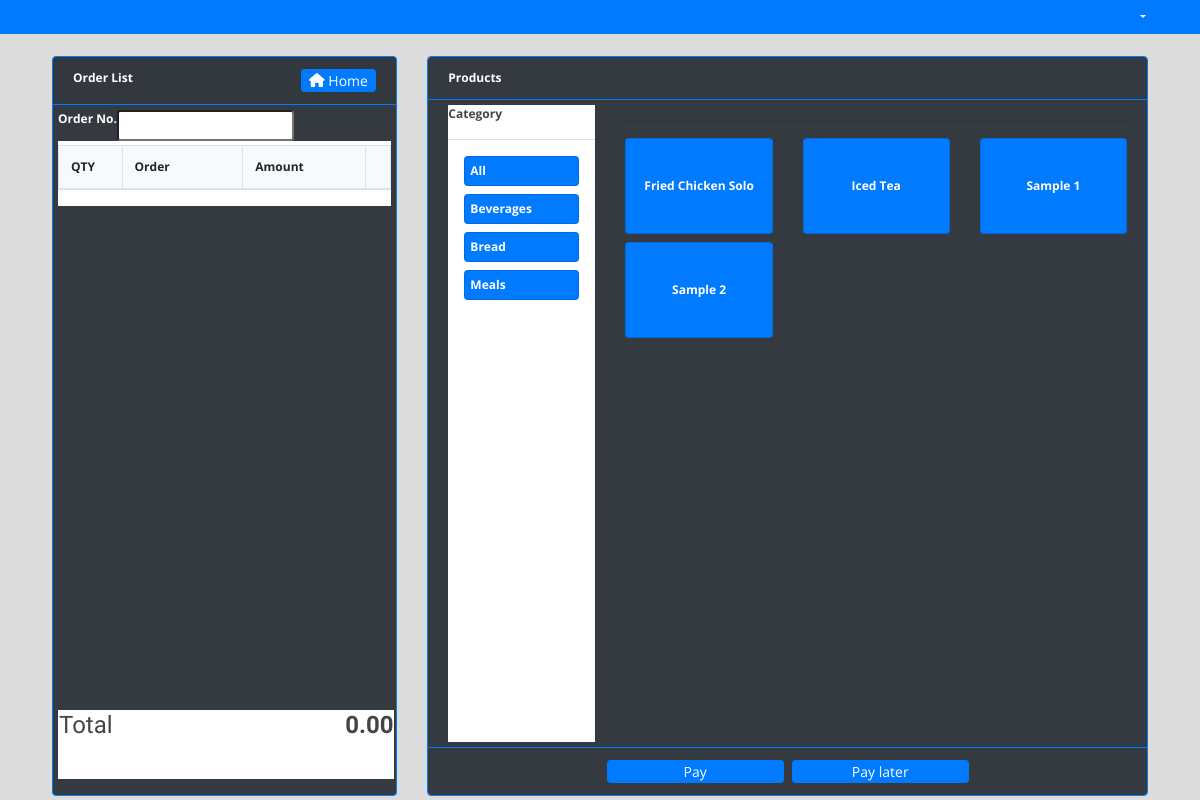
The app's page /billing/index.php with its own data.
### tables this page shows
CREATE TABLE `categories` (
  `id` int(30) NOT NULL,
  `name` varchar(200) NOT NULL,
  `description` text NOT NULL
);

CREATE TABLE `products` (
  `id` int(30) NOT NULL,
  `category_id` int(30) NOT NULL,
  `name` varchar(200) NOT NULL,
  `description` text NOT NULL,
  `price` float NOT NULL,
  `status` tinyint(1) NOT NULL DEFAULT 1 COMMENT '0=Unavailable,1=Available'
);

### billing/home.php (the view, shortened to what this page needs)
<?php include '../db_connect.php' ?>
<div class="container-fluid o-field">
	<div class="row mt-3 ml-3 mr-3">
        <div class="col-lg-4">
           <div class="card bg-dark border-primary">
                <div class="card-header text-white  border-primary">
                    <b>Order List</b>
                <span class="float:right"><a class="btn btn-primary btn-sm col-sm-3 float-right" href="../index.php" id="">
                    <i class="fa fa-home"></i> Home
                </a></span>
                </div>
               <div class="card-body">
            <form action="" id="manage-order">
                <div class="bg-white" id='o-list'>
                            <div class="d-flex w-100 bg-dark mb-1">
                                <label for="" class="text-white"><b>Order No.</b></label>
                                <input type="number" class="form-control-sm" name="order_number" value="<?php echo isset($order_number) ? $order_number : '' ?>" required>
                            </div>
                   <table class="table table-bordered bg-light" >
                        <colgroup>
                            <col width="20%">
                            <col width="40%">
                            <col width="40%">
                            <col width="5%">
                        </colgroup>
                       <thead>
                           <tr>
                               <th>QTY</th>
                               <th>Order</th>
                               <th>Amount</th>
                               <th></th>
                           </tr>
                       </thead>
                   </table>
                </div>
                   <div class="d-block bg-white" id="calc">
                       <table class="" width="100%">
                           <tbody>
                                <tr>
                                   <td><b><h4>Total</h4></b></td>
                                   <td class="text-right">
                                       <span class=""><h4><b id="total_amount">0.00</b></h4></span>
                                   </td>
                               </tr>
                           </tbody>
                       </table>
                   </div>
           </form>
               </div>
           </div>
        </div>
        <div class="col-lg-8  p-field">
            <div class="card border-primary">
                <div class="card-header bg-dark text-white  border-primary">
                    <b>Products</b>
                </div>
                <div class="card-body bg-dark d-flex" id='prod-list'>
                    <div class="col-md-3">
                        <div class="w-100 pr-0 bg-white" id="cat-list">
                            <b>Category</b>
                            <hr>
                            <div class="card bg-primary mx-3 mb-2 cat-item" style="height:auto !important;" data-id = 'all'>
                                <div class="card-body">
                                    <span><b class="text-white">
                                        All
                                    </b></span>
                                </div>
                            </div>
                            <?php
                            $qry = $conn->query("SELECT * FROM categories order by name asc");
                            while($row=$qry->fetch_assoc()):
                            ?>
                            <div class="card bg-primary mx-3 mb-2 cat-item" style="height:auto !important;" data-id = '<?php echo $row['id'] ?>'>
                                <div class="card-body">
                                    <span><b class="text-white">
                                        <?php echo ucwords($row['name']) ?>
                                    </b></span>
                                </div>
                            </div>
                            <?php endwhile; ?>
                        </div>
                    </div>
                    <div class="col-md-9">
                        <hr>
                        <div class="row">
                            <?php
                            $prod = $conn->query("SELECT * FROM products where status = 1 order by name asc");
                            while($row=$prod->fetch_assoc()):
                            ?>
                            <div class="col-md-4 mb-2">
                                <div class="card bg-primary prod-item" data-json = '<?php echo json_encode($row) ?>' data-category-id="<?php echo $row['category_id'] ?>">
                                    <div class="card-body">
                                        <span><b class="text-white">
                                            <?php echo $row['name'] ?>
                                        </b></span>
                                    </div>
                                </div>
                            </div>
                        <?php endwhile; ?>
                        </div>
                    </div>
                </div>
            <div class="card-footer bg-dark  border-primary">
                <div class="row justify-content-center">
                    <div class="btn btn btn-sm col-sm-3 btn-primary mr-2" type="button" id="pay">Pay</div>
                    <div class="btn btn btn-sm col-sm-3 btn-primary" type="button" id="save_order">Pay later</div>
                </div>
            </div>
            </div>
        </div>
    </div>
</div>

### assets/css/style.css (style rules this page uses)
body { font-family: "Open Sans", sans-serif; color: #444444; width: 100%; height: calc(100%); font-size: 12px; }
a { color: #1977cc; }
h1, h2, h3, h4, h5, h6 { font-family: "Raleway", sans-serif; }
.justify-content-center { justify-content: center !important; }
.btn-sm { padding: .0001rem .2rem; }

### billing/index.php (style rules this page uses)
body { background: #80808045; position: fixed; width: calc(100%); height: calc(100%); overflow: auto; }

### billing/home.php (style rules this page uses)
main .card { height:calc(100%); }
main .card-body { height:calc(100%); overflow: auto; padding: 5px; position: relative; }
main .container-fluid, main .container-fluid>.row,main .container-fluid>.row>div { height:calc(100%); }
#o-list { height: calc(87%); overflow: auto; }
#calc { position: absolute; bottom: 1rem; height: calc(10%); width: calc(98%); }
.prod-item { min-height: 12vh; cursor: pointer; }
.prod-item .card-body { display: flex; justify-content: center; align-items: center; }
#cat-list { height: calc(100%) }
.cat-item { cursor: pointer; }

### records on screen
categories: name "Beverages"
categories: name "Bread"
categories: name "Meals"
products: name "Fried Chicken Solo"
products: name "Iced Tea"
products: name "Sample 1"
products: name "Sample 2"
